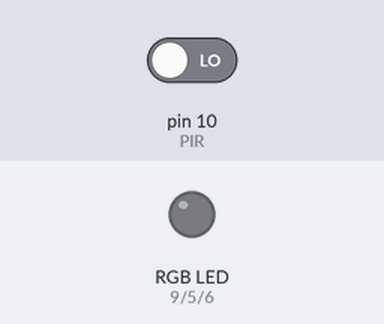
Simulated run of this sketch. Board: Arduino Uno, built with avr-gcc and run on an emulated ATmega328P. Shown: an RGB LED mixed from three pins (HIGH = lit). Inputs (shaded band) come from the test bench; at power-on: pin 10 (PIR) LOW. Dim RGB values are drawn brighter than linear; the modem accepts every AT command (registered, SIM ready, sends succeed) and sends nothing else; what the sketch prints to the serial monitor is not drawn.

Above: at 1.6 s.
1.7 s: pin 10 (PIR) driven HIGH
At 2.77 s:
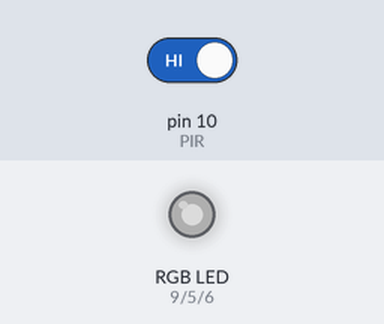
At 5.7 s:
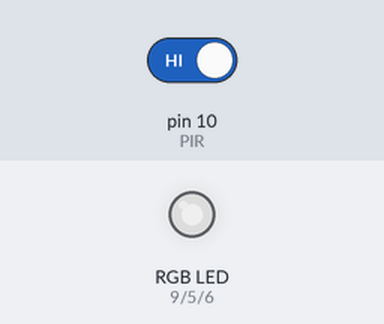
Timing chart, 0 to 7.2 s (numbered marks = the images above; inputs shaded):
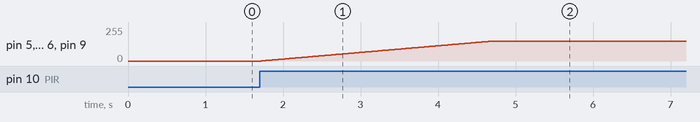

Measured:
- after the input at 1.7 s, pin 5 (GREEN), pin 6 (BLUE), pin 9 (RED): moves from 0/255 to 150/255 over 3.0 s, starting at once

The sketch:

LED_STRIP_CONTROLLER.ino
```cpp
/**
 * Project Name: Arduino - LED light Strip controller
 * Name: LED_STRIP_CONTROLLER
 * Description: A bluetooth controlled LED Strip with an integrated PIR Sensor
 *
 * @author Anton Nikulsin
 * @version: 1.1 7/12/2020
 */
#include <SoftwareSerial.h>


SoftwareSerial bleMod(2,3); //RX, TX
const byte RED = 9;   // pin controlling red leds
const byte GREEN = 5; // pin controlling green leds
const byte BLUE = 6;  // pin controlling blue leds
const byte PIR = 10;  // PIR Sensor
int data[4] = {0,0,0,1}; //int array used to store RGB value sent from smartphone and pir sensor control
                         //initially set with pir sensor on
byte prevState = 0;   //stores previous state of PIR sensor

void setup() {
  pinMode(RED, OUTPUT);
  pinMode(GREEN, OUTPUT);
  pinMode(BLUE, OUTPUT);
  bleMod.begin(9600);
  Serial.begin(9600);

  sendCommand("AT+ROLE0");              //Set as peripheral
  sendCommand("AT+UUID0xFF00");         //Change UUID to FF00
  sendCommand("AT+CHAR0xFF01");         //Change character UUID to FF01
  sendCommand("AT+NAMELED-Controller"); //Change BLE chip Name to LED-Controller

}

/**
 * Sends a AT command to the BLE chip
 *
 * @param command The command being sent to the BLE chip
 */
void sendCommand(const char * command){
  bleMod.println(command);
  delay(100);

  char reply[100];
  int i = 0;
  while (bleMod.available()){
    reply[i] = bleMod.read();
    i++;
  }
  reply[i] = '\0';
  Serial.println(reply);
}

/**
 * Reads message sent to BLE chip from smartphone and store it in a int array
 */
void readMod(){
  int i = 0;
  while(bleMod.available()){
    data[i] = bleMod.read();
    i++;
  }
}

/**
 *
 */
void usePIR(){
  byte state = digitalRead(PIR);
  if(state == 1 && state != prevState) {
    for(int i = 0; i <= 150; i++){
      analogWrite(RED, i);
      analogWrite(GREEN, i);
      analogWrite(BLUE, i);
      delay(20);
      readMod();                       //check for PIR value and break loop if its not equal to one
      if(data[3] != 1) break;
    }
    for(int i = 0; i <= 1200; i++){
      delay(100);
      readMod();                       //check for PIR value and break loop if its not equal to one
      if(data[3] != 1) break;
    }
  prevState = state;
  } else if(state == 0 && state != prevState){
    for(int i = 150; i >= 0; i--){
      analogWrite(RED, i);
      analogWrite(GREEN, i);
      analogWrite(BLUE, i);
      delay(20);
      readMod();                      //check for PIR value and break loop if its not equal to one
      if(data[3] != 1) break;
    }
    prevState = state;
  }
}

void loop() {
  readMod();
  if(data[3] == 0){
    analogWrite(RED, data[0]);
    analogWrite(GREEN, data[1]);
    analogWrite(BLUE, data[2]);
    delay(100);
  } else if(data[3] == 1){
    while(data[3] == 1){
      usePIR();
    }
  }
}
```
